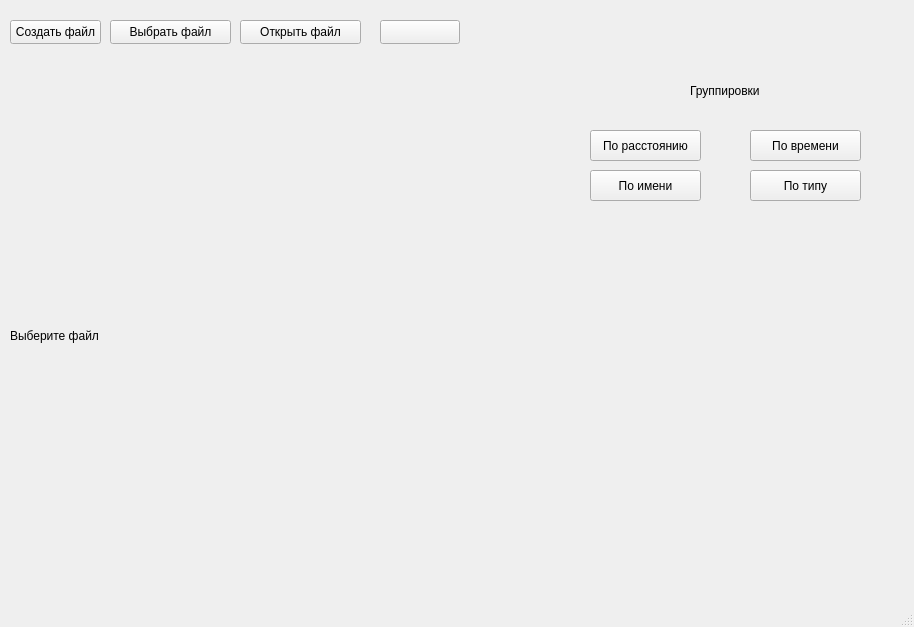
<?xml version="1.0" encoding="UTF-8"?>
<ui version="4.0">
 <class>MainWindow</class>
 <widget class="QMainWindow" name="MainWindow">
  <property name="geometry">
   <rect>
    <x>0</x>
    <y>0</y>
    <width>914</width>
    <height>627</height>
   </rect>
  </property>
  <property name="windowTitle">
   <string>MainWindow</string>
  </property>
  <widget class="QWidget" name="centralwidget">
   <widget class="QLabel" name="label">
    <property name="geometry">
     <rect>
      <x>10</x>
      <y>70</y>
      <width>561</width>
      <height>531</height>
     </rect>
    </property>
    <property name="text">
     <string>Выберите файл</string>
    </property>
   </widget>
   <widget class="QPushButton" name="readButton">
    <property name="geometry">
     <rect>
      <x>110</x>
      <y>20</y>
      <width>121</width>
      <height>24</height>
     </rect>
    </property>
    <property name="text">
     <string>Выбрать файл</string>
    </property>
   </widget>
   <widget class="QLabel" name="groupLabel">
    <property name="geometry">
     <rect>
      <x>690</x>
      <y>70</y>
      <width>81</width>
      <height>41</height>
     </rect>
    </property>
    <property name="text">
     <string>Группировки</string>
    </property>
   </widget>
   <widget class="QPushButton" name="distanceButton">
    <property name="geometry">
     <rect>
      <x>590</x>
      <y>130</y>
      <width>111</width>
      <height>31</height>
     </rect>
    </property>
    <property name="text">
     <string>По расстоянию</string>
    </property>
   </widget>
   <widget class="QPushButton" name="timeButton">
    <property name="geometry">
     <rect>
      <x>750</x>
      <y>130</y>
      <width>111</width>
      <height>31</height>
     </rect>
    </property>
    <property name="text">
     <string>По времени</string>
    </property>
   </widget>
   <widget class="QPushButton" name="nameButton">
    <property name="geometry">
     <rect>
      <x>590</x>
      <y>170</y>
      <width>111</width>
      <height>31</height>
     </rect>
    </property>
    <property name="text">
     <string>По имени</string>
    </property>
   </widget>
   <widget class="QPushButton" name="typeButton">
    <property name="geometry">
     <rect>
      <x>750</x>
      <y>170</y>
      <width>111</width>
      <height>31</height>
     </rect>
    </property>
    <property name="text">
     <string>По типу</string>
    </property>
   </widget>
   <widget class="QPushButton" name="openButton">
    <property name="geometry">
     <rect>
      <x>240</x>
      <y>20</y>
      <width>121</width>
      <height>24</height>
     </rect>
    </property>
    <property name="text">
     <string>Открыть файл</string>
    </property>
   </widget>
   <widget class="QPushButton" name="reloadButton">
    <property name="geometry">
     <rect>
      <x>380</x>
      <y>20</y>
      <width>80</width>
      <height>24</height>
     </rect>
    </property>
    <property name="text">
     <string/>
    </property>
    <property name="icon">
     <iconset theme="QIcon::ThemeIcon::ViewRefresh"/>
    </property>
   </widget>
   <widget class="QPushButton" name="pushButton">
    <property name="geometry">
     <rect>
      <x>10</x>
      <y>20</y>
      <width>91</width>
      <height>24</height>
     </rect>
    </property>
    <property name="text">
     <string>Создать файл</string>
    </property>
   </widget>
  </widget>
  <widget class="QMenuBar" name="menubar">
   <property name="geometry">
    <rect>
     <x>0</x>
     <y>0</y>
     <width>914</width>
     <height>21</height>
    </rect>
   </property>
  </widget>
  <widget class="QStatusBar" name="statusbar"/>
 </widget>
 <resources/>
 <connections/>
</ui>
